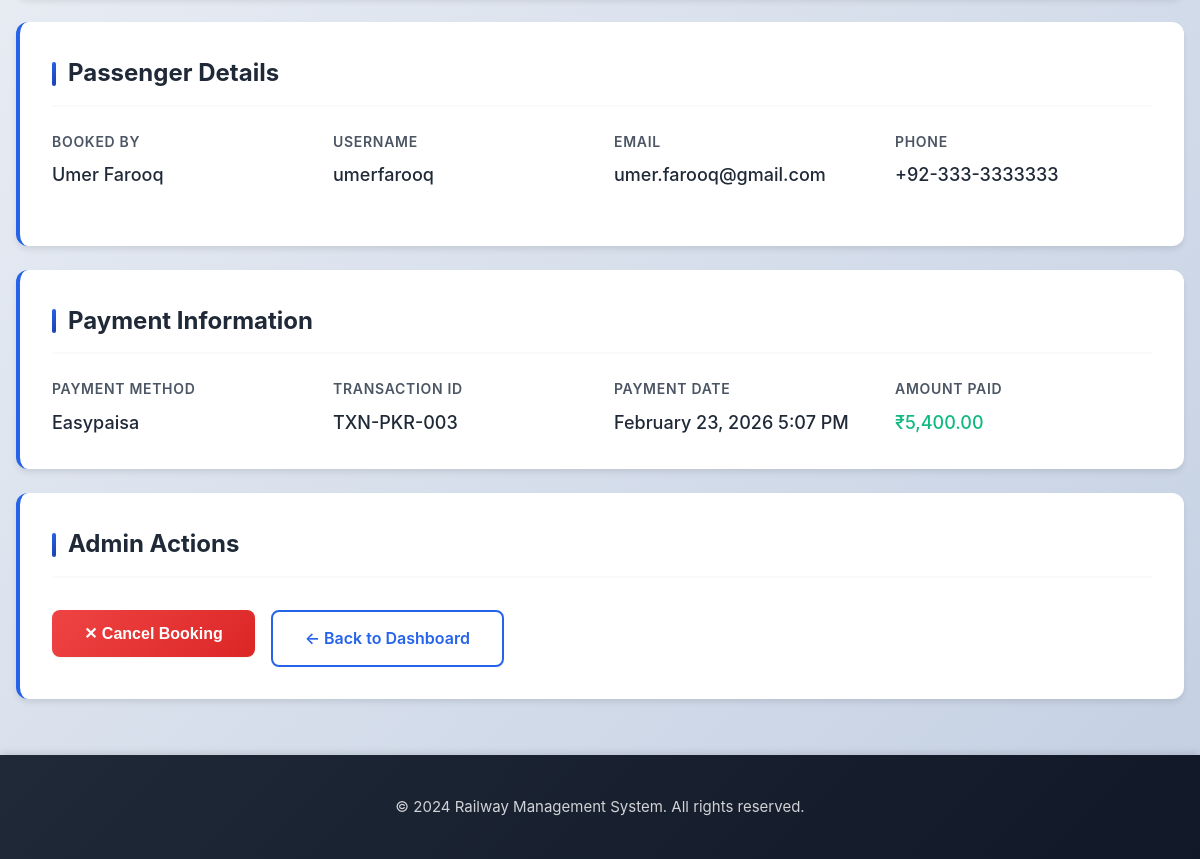
Before: /booking-admin.php?id=3 (signed in, lower part) with the older database file.
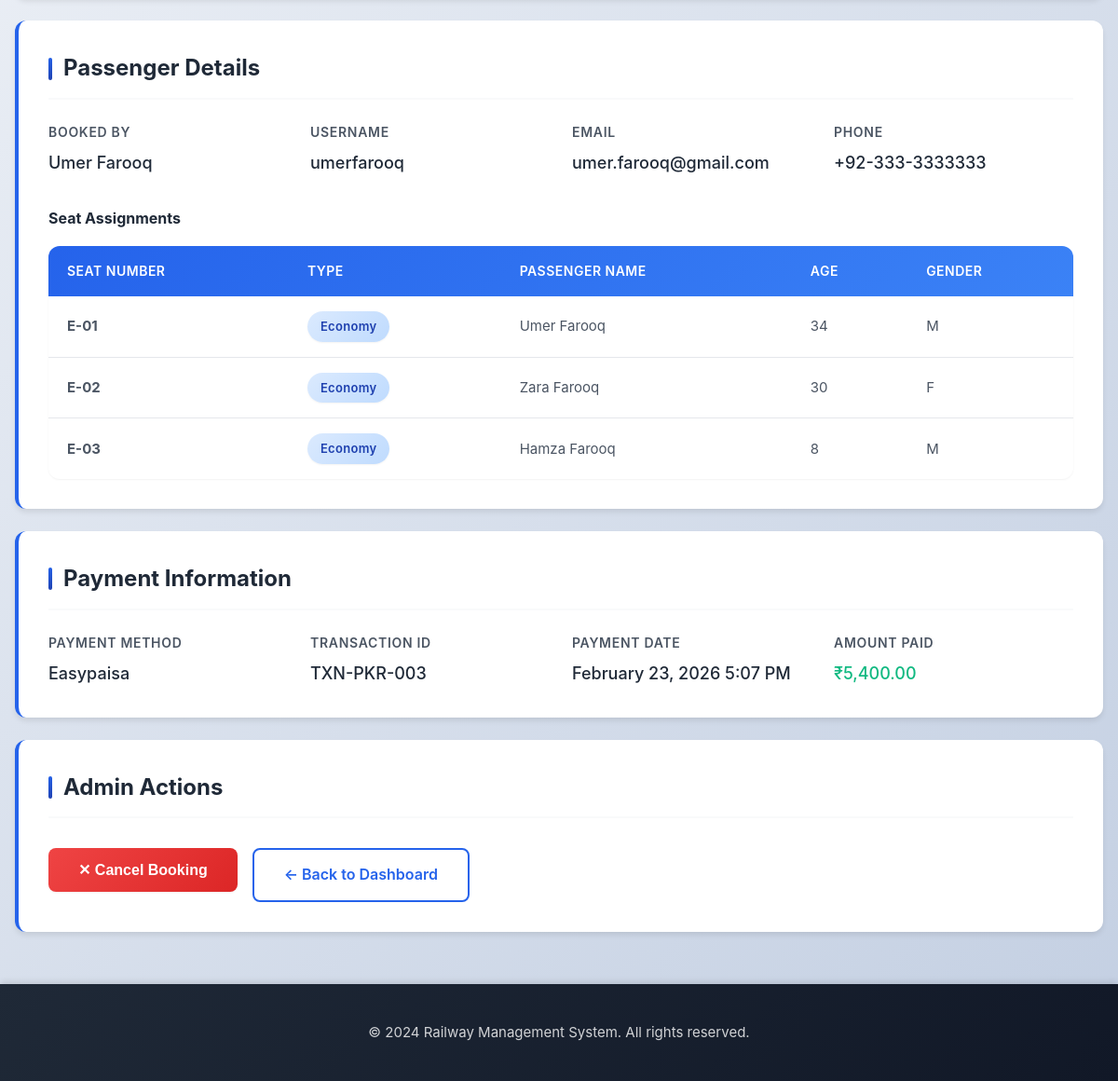
After: the same page with the newer database file.
### tables this page shows
CREATE TABLE IF NOT EXISTS booking_seats (
    booking_seat_id INT PRIMARY KEY AUTO_INCREMENT,
    booking_id INT NOT NULL,
    seat_id INT NOT NULL,
    passenger_name VARCHAR(100) NOT NULL,
    passenger_age INT,
    passenger_gender ENUM('M', 'F', 'Other'),
    created_at TIMESTAMP DEFAULT CURRENT_TIMESTAMP,
    FOREIGN KEY (booking_id) REFERENCES bookings(booking_id) ON DELETE CASCADE,
    FOREIGN KEY (seat_id) REFERENCES seats(seat_id) ON DELETE CASCADE
);

CREATE TABLE IF NOT EXISTS seats (
    seat_id INT PRIMARY KEY AUTO_INCREMENT,
    train_id INT NOT NULL,
    route_id INT NOT NULL,
    seat_number VARCHAR(10) NOT NULL,
    seat_type ENUM('economy', 'premium', 'luxury') DEFAULT 'economy',
    status ENUM('available', 'booked', 'reserved') DEFAULT 'available',
    created_at TIMESTAMP DEFAULT CURRENT_TIMESTAMP,
    FOREIGN KEY (train_id) REFERENCES trains(train_id) ON DELETE CASCADE,
    FOREIGN KEY (route_id) REFERENCES routes(route_id) ON DELETE CASCADE,
    UNIQUE KEY unique_seat (train_id, route_id, seat_number)
);

### src/classes/Database.php (called while the page is built, shortened)
<?php
class Database {
    private $host = DB_HOST;
    private $db_name = DB_NAME;
    private $user = DB_USER;
    private $password = DB_PASS;
    private $port = DB_PORT;
    private $connection;
    public function connect() {
        $this->connection = new mysqli(
            $this->host,
            $this->user,
            $this->password,
            $this->db_name,
            $this->port
        );
        $this->connection->set_charset('utf8');
        return $this->connection;
    }
    private function ensureCancellationColumns(): void {
        $db = $this->connection->real_escape_string($this->db_name);
        $columns = [
            'cancellation_reason' => "ALTER TABLE bookings ADD COLUMN cancellation_reason VARCHAR(255) DEFAULT NULL",
            'cancellation_fee'    => "ALTER TABLE bookings ADD COLUMN cancellation_fee    DECIMAL(10,2) DEFAULT 0.00",
            'refund_amount'       => "ALTER TABLE bookings ADD COLUMN refund_amount       DECIMAL(10,2) DEFAULT 0.00",
            'cancelled_at'        => "ALTER TABLE bookings ADD COLUMN cancelled_at        DATETIME DEFAULT NULL",
        ];
        foreach ($columns as $col => $ddl) {
            $check = $this->connection->query(
                "SELECT 1 FROM information_schema.COLUMNS
                 WHERE TABLE_SCHEMA = '{$db}' AND TABLE_NAME = 'bookings' AND COLUMN_NAME = '{$col}'"
            );
            if ($check && $check->num_rows === 0) {
                $this->connection->query($ddl);
            }
        }
    }
    private function ensureNotificationColumns(): void {
        $db = $this->connection->real_escape_string($this->db_name);
        $columns = [
            'type'       => "ALTER TABLE notifications ADD COLUMN type       VARCHAR(30)  NOT NULL DEFAULT 'info'",
            'related_id' => "ALTER TABLE notifications ADD COLUMN related_id  INT          NOT NULL DEFAULT 0",
        ];
        foreach ($columns as $col => $ddl) {
            $check = $this->connection->query(
                "SELECT 1 FROM information_schema.COLUMNS
                 WHERE TABLE_SCHEMA = '{$db}' AND TABLE_NAME = 'notifications' AND COLUMN_NAME = '{$col}'"
            );
            if ($check && $check->num_rows === 0) {
                $this->connection->query($ddl);
            }
        }
    }
    public function select($query) {
        $result = $this->connection->query($query);
        $data = array();
        if ($result->num_rows > 0) {
            while ($row = $result->fetch_assoc()) {
                array_push($data, $row);
            }
            return $data;
        } else {
            return false;
        }
    }
}
?>

### booking-admin.php (the view, shortened to what the changed rows need)
<?php
require_once 'config/database.php';
require_once 'src/classes/Database.php';
$database = new Database();
$database->connect();
$booking_id = intval($_GET['id']);
$seats_query = "SELECT bs.*, s.seat_number, s.seat_type
                FROM booking_seats bs
                JOIN seats s ON bs.seat_id = s.seat_id
                WHERE bs.booking_id = {$booking_id}";
$passengers = $database->select($seats_query);
if (!$passengers) {
    $passengers = array();
}
?>
<!DOCTYPE html>
<html lang="en">
<head>
    <link rel="stylesheet" href="public/css/style.css">
</head>
<body>
    <main class="main-content">
        <div class="container" style="max-width: 1200px; padding: 2rem 1rem;">
            <div class="detail-section">
                <h3 class="section-title">Passenger Details</h3>
                <div class="detail-grid" style="margin-bottom: 1.5rem;">
                    <div class="detail-item">
                    </div>
                    <div class="detail-item">
                    </div>
                    <div class="detail-item">
                    </div>
                    <div class="detail-item">
                    </div>
                </div>
                <?php if (!empty($passengers)): ?>
                    <h4 style="margin-top: 2rem; margin-bottom: 1rem; color: var(--text-dark);">Seat Assignments</h4>
                    <table class="table passengers-table">
                        <thead>
                            <tr>
                                <th>Seat Number</th>
                                <th>Type</th>
                                <th>Passenger Name</th>
                                <th>Age</th>
                                <th>Gender</th>
                            </tr>
                        </thead>
                        <tbody>
                            <?php foreach ($passengers as $passenger): ?>
                                <tr>
                                    <td><strong><?php echo $passenger['seat_number']; ?></strong></td>
                                    <td>
                                        <span class="badge badge-info">
                                            <?php echo ucfirst($passenger['seat_type']); ?>
                                        </span>
                                    </td>
                                    <td><?php echo $passenger['passenger_name']; ?></td>
                                    <td><?php echo $passenger['passenger_age'] ?: 'N/A'; ?></td>
                                    <td><?php echo $passenger['passenger_gender'] ? ucfirst($passenger['passenger_gender']) : 'N/A'; ?></td>
                                </tr>
                            <?php endforeach; ?>
                        </tbody>
                    </table>
                <?php endif; ?>
            </div>
        </div>
    </main>
</body>
</html>

Changed rows visible on the page:
added booking_seats: seat.seat_number "E-01", seat.seat_type "Economy", passenger_name "Umer Farooq", passenger_age "34", passenger_gender "M"
added booking_seats: seat.seat_number "E-02", seat.seat_type "Economy", passenger_name "Zara Farooq", passenger_age "30", passenger_gender "F"
added booking_seats: seat.seat_number "E-03", seat.seat_type "Economy", passenger_name "Hamza Farooq", passenger_age "8", passenger_gender "M"
Other visible differences:
text now shown: "Seat Assignments SEAT NUMBER TYPE PASSENGER NAME AGE GENDER"
